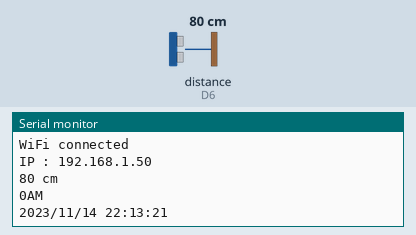
This sketch was run on a simulated ESP8266 (NodeMCU). Parts: the last lines printed to the serial monitor. Wiring (inferred from the names in the program): ultrasonic range finder: trigger D7; echo D6. The test bench sets the inputs (shaded band); at power-on: distance to the obstacle (sensor on D6) 80 cm. The echo pulse lasts 58.3 µs per cm; WiFi joins after 1.5 s; servers stay silent unless stated; the local clock reads 2024-03-15 10:24:30 at power-on unless the sketch sets it.

Above: at 2.8 s.
2.9 s: distance to the obstacle (sensor on D6) set to 2 cm
At 3.6 s:
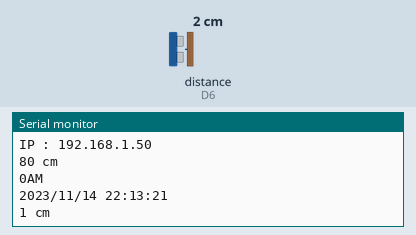
5.1 s: distance to the obstacle (sensor on D6) set to 4 cm
At 6.2 s:
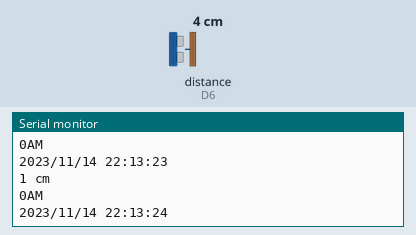
Timing chart, 0 to 8.1 s (numbered marks = the images above; inputs shaded):
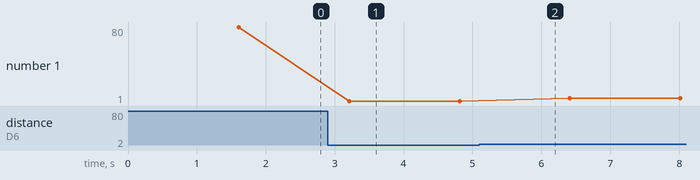

The sketch:

steponuptothe_game.ino
```cpp
#include <Servo.h>
#include <Wire.h>
#include <SPI.h>
#include <RTClib.h>
#include <TridentTD_LineNotify.h>

#define SSID        "500buck"      // บรรทัดที่ 7 ให้ใส่ ชื่อ Wifi ที่จะเชื่อมต่อ
#define PASSWORD    "123456789"     // บรรทัดที่ 8 ใส่ รหัส Wifi
#define LINE_TOKEN  "ROin2dNqMDCiJVik0HOxfq04l5ASs7Fxlmop6k3Wfp0"   // บรรทัดที่ 9 ใส่ รหัส TOKEN ที่ได้มาจากข้างบน


RTC_DS3231 RTC;

Servo myservo;

#define servoPin  D5

#define trigPin D7
#define echoPin D6
//const int buttonPin = D6;
//#define ledPin  D7

int count_notify;
int lasthour;
long duration, distance;

void setup() {
    int lasthour = 0 ;

  pinMode(trigPin, OUTPUT);
  pinMode(echoPin, INPUT);

  Wire.begin();
  RTC.begin();
  RTC.adjust(DateTime(__DATE__, __TIME__));

  Serial.begin(115200);
  Serial.println();
  Serial.println(LINE.getVersion());

  WiFi.begin(SSID, PASSWORD);
  Serial.printf("WiFi connecting to %s\n",  SSID);
  while (WiFi.status() != WL_CONNECTED) {
    Serial.print(".");
    delay(400);
  }
  Serial.printf("\nWiFi connected\nIP : ");
  Serial.println(WiFi.localIP());

  // กำหนด Line Token
  LINE.setToken(LINE_TOKEN);

  DateTime now = RTC.now();
  //pinMode(buttonPin,INPUT);
}

void loop() {

  DateTime now = RTC.now();

 /* if(count_notify >= 32){
    count_notify = 0;
  }*/

  /*Serial.print(count_notify);
  Serial.println();
  delay(100);*/


  digitalWrite(trigPin, LOW);
  delayMicroseconds(2);
  digitalWrite(trigPin, HIGH);
  delayMicroseconds(10);
  digitalWrite(trigPin, LOW);
  duration = pulseIn(echoPin, HIGH);
  distance = (duration/2) / 29.1;
  Serial.print(distance);
  Serial.println(" cm");
  delay(500);
  Serial.print(lasthour);
  Serial.println("AM");

if(distance >= 10 && distance <=18 && lasthour != now.hour())
{
  LINE.notify("อาหารใกล้หมด กรุณาเติม");
  delay(1000);
  lasthour = now.hour();
}


  Serial.print(now.year(), DEC);
  Serial.print('/');
  Serial.print(now.month(), DEC);
  Serial.print('/');
  Serial.print(now.day(), DEC);
  Serial.print(' ');
  Serial.print(now.hour());
  Serial.print(':');
  Serial.print(now.minute());
  Serial.print(':');
  Serial.print(now.second(), DEC);
  Serial.println();

  if (now.hour() == 8 && now.minute() == 5 && now.second() == 0){
  //if(digitalRead(buttonPin) == HIGH){
    myservo.attach(servoPin);
    myservo.write(0);
    delay(165);
    myservo.write(90);
    delay(100);
    myservo.write(180);
    delay(300);
    myservo.write(90);
    delay(1000);
  }
  else if (now.hour() == 15 && now.minute() == 19){
  //if(digitalRead(buttonPin) == HIGH){
    myservo.attach(servoPin);
    myservo.write(0);
    delay(1000);
    myservo.write(90);
    delay(10);
    myservo.write(180);
    delay(660);
    myservo.write(90);
    delay(60000);
  }
  else if (now.hour() == 18 && now.minute() == 5 && now.second() == 0){
  //if(digitalRead(buttonPin) == HIGH){
    myservo.attach(servoPin);
    myservo.write(0);
    delay(500);
    myservo.write(90);
    delay(10);
    myservo.write(180);
    delay(660);
    myservo.write(90);
    delay(1000);
  }
  else{
    myservo.write(90);
    delay(1000);
    //count_notify++;
  }
  delay(100);
}

long microsecondsToCentimeters(long microseconds)
{
// ความเร็วเสียงในอากาศประมาณ 340 เมตร/วินาที หรือ 29 ไมโครวินาที/เซนติเมตร
// ระยะทางที่ส่งเสียงออกไปจนเสียงสะท้อนกลับมาสามารถใช้หาระยะทางของวัตถุได้
// เวลาที่ใช้คือ ระยะทางไปกลับ ดังนั้นระยะทางคือ ครึ่งหนึ่งของที่วัดได้
return microseconds / 29 / 2;
}
```

Measured:
- after the input at 2.9 s, the serial monitor: prints a new line after 0.31 s (image 1)
- plotted number 1: 80 → 1 after the input at 2.9 s, 1 → 4 after the input at 5.1 s
